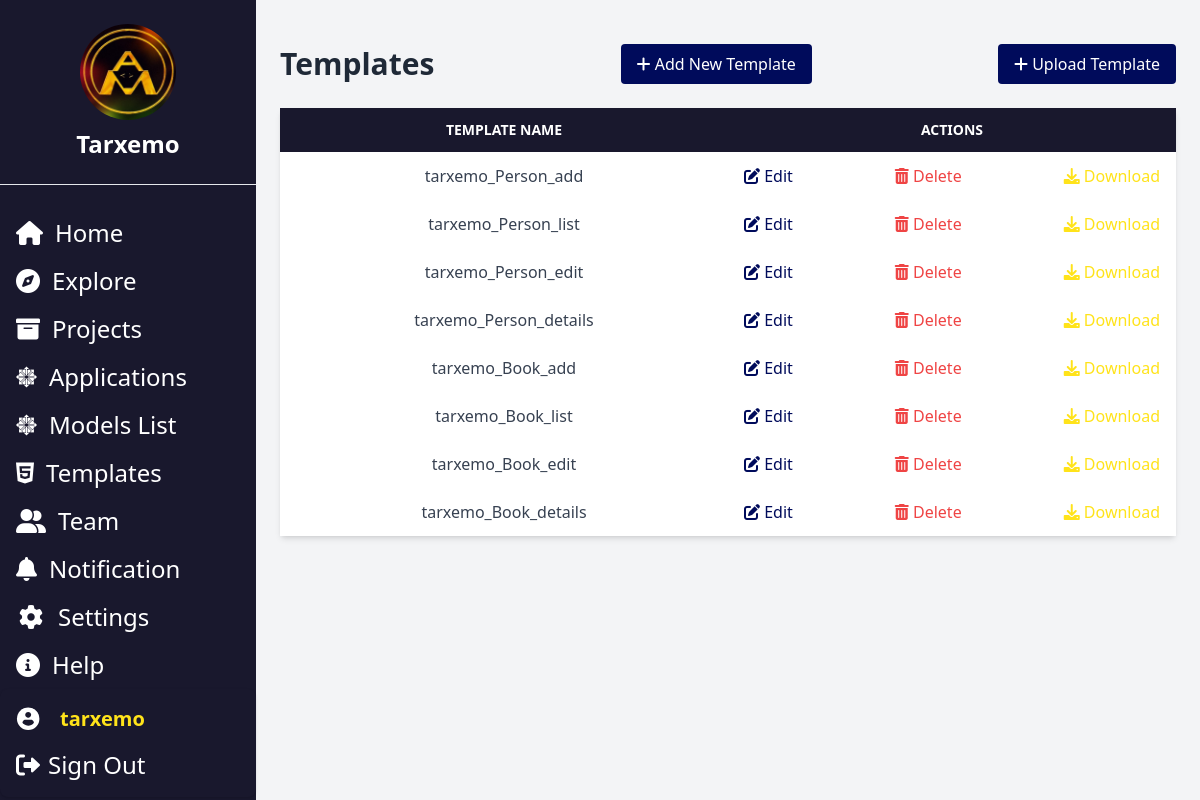
Page /idd/ (signed in) on the committed database.
### authApp/models.py (models this page shows, shortened)
class CustomUser(AbstractBaseUser, PermissionsMixin):
    email = models.EmailField(unique=True)
    first_name = models.CharField(max_length=30, blank=True)
    last_name = models.CharField(max_length=30, blank=True)
    is_active = models.BooleanField(default=True)
    is_staff = models.BooleanField(default=False)
    username = models.CharField(max_length=100, unique=True, null=True, blank=True)
    objects = CustomUserManager()
    USERNAME_FIELD = 'email'
    REQUIRED_FIELDS = []

### idd/models.py (models this page shows, shortened)
class Template(models.Model):
    CATEGORY_CHOICES = [
    ('LOGIN_PAGE', 'Login Page'),
    ('REGISTRATION_PAGE', 'Registration Page'),
    ('FORGOT_PASSWORD_PAGE', 'Forgot Password Page'),
    ('TWO_FACTOR_AUTHENTICATION_PAGE', 'Two-Factor Authentication Page'),
    ('LANDING_PAGE', 'Landing Page'),
    ('HOME_PAGE', 'Home Page'),
    ('SPLASH_PAGE', 'Splash Page'),
    ('NAVIGATION_BAR', 'Navigation Bar'),
    ('SIDEBAR_MENU', 'Sidebar Menu'),
    ('DROPDOWN_MENU', 'Dropdown Menu'),
    ('ABOUT_PAGE', 'About Page'),
    ('BLOG_PAGE', 'Blog Page'),
    ('PORTFOLIO_PAGE', 'Portfolio Page'),
    ('GALLERY_PAGE', 'Gallery Page'),
    ('FAQ_PAGE', 'FAQ Page'),
    ('USER_DASHBOARD', 'User Dashboard'),
    ('ADMIN_DASHBOARD', 'Admin Dashboard'),
    ('ANALYTICS_DASHBOARD', 'Analytics Dashboard'),
    ('PROFILE_PAGE', 'Profile Page'),
    ('USER_SETTINGS_PAGE', 'User Settings Page'),
    ('CONTACT_FORM_PAGE', 'Contact Form Page'),
    ('FEEDBACK_FORM_PAGE', 'Feedback or Review Form Page'),
    ('SUBSCRIPTION_FORM_PAGE', 'Subscription Form Page'),
    ('PRODUCT_LISTING_PAGE', 'Product Listing Page'),
    ('PRODUCT_DETAILS_PAGE', 'Product Details Page'),
    ('SHOPPING_CART_PAGE', 'Shopping Cart Page'),
    ('CHECKOUT_PAGE', 'Checkout Page'),
    ('PAGE_404', '404 Page'),
    ('PAGE_500', '500 Page'),
    ('MAINTENANCE_PAGE', 'Maintenance Page'),
    ('TERMS_CONDITIONS_PAGE', 'Terms and Conditions Page'),
    ('PRIVACY_POLICY_PAGE', 'Privacy Policy Page'),
    ('COMING_SOON_PAGE', 'Coming Soon Page'),
    ('UNDER_CONSTRUCTION_PAGE', 'Under Construction Page'),
    ('SEARCH_RESULTS_PAGE', 'Search Results Page'),
    ('FILE_UPLOAD_PAGE', 'File Upload Page'),
    ('DOWNLOAD_PAGE', 'Download Page'),
    ('EVENT_PAGE', 'Event Page'),
    ('FORUM_PAGE', 'Forum or Discussion Page'),
    ('CHAT_PAGE', 'Message or Chat Page'),
    ('TESTIMONIAL_PAGE', 'Testimonial Page'),
    ('DEFAULT', 'default'),
]
    application = models.ForeignKey(Application, on_delete=models.CASCADE)
    name = models.CharField(max_length=100, unique=True)
    category = models.CharField(max_length=50, choices=CATEGORY_CHOICES, null=True, blank=True)
    owner = models.ForeignKey(CustomUser, on_delete=models.CASCADE, related_name="user", null=True)

### idd/views.py (the view)
# urls.py: path('', template_list, name='template_list'),
def template_list(request):
    parent_id = request.GET.get('parent_id')
    if parent_id != None:
        templates = Template.objects.filter(application__id = parent_id)
    else:
        templates = Template.objects.all()
    category_names = [display for value, display in Template.CATEGORY_CHOICES]
    applications = Application.objects.filter(owner=request.user)
    return render(request, 'template_list.html', {'templates': templates , 'categories': category_names, 'applications':applications })

### authApp/autoLogoutMiddleware.py (called while the page is built, shortened)
    def __call__(self, request):
        if request.user.is_authenticated:
            last_activity = request.session.get('last_activity')
            current_time = now()
            request.session['last_activity'] = current_time.isoformat()
        return self.get_response(request)

### idd/templates/template_list.html (shortened to what this page needs)
{% extends "homepage.html"%}
    {% load static %}
   {% block content%}
    <div class="container mx-auto mt-5">
        <div class="flex justify-between items-center mb-4">
            <h1 class="text-3xl font-bold">Templates</h1>
            <button  onclick="openAddTemplate('{{templates.application.id}}')" class="bg-[#000B5B] text-white px-4 py-2 rounded hover:text-[#FFE31A]">
                <i class="fas fa-plus"></i> Add New Template
            </button>
            <button  onclick="OpenUploadTemplate('{{templates.application.id}}')" class="bg-[#000B5B] text-white px-4 py-2 rounded hover:text-[#FFE31A]">
                <i class="fas fa-plus"></i> Upload Template
            </button>
        </div>
        <div class="bg-white shadow-md rounded my-6">
            <table class="min-w-full bg-white">
                <thead class="bg-[#19182D] text-white">
                    <tr>
                        <th class="w-1/3 py-3 px-4 uppercase font-semibold text-sm">Template Name</th>
                        <th class="w-1/3 py-3 px-4 uppercase font-semibold text-sm">Actions</th>
                    </tr>
                </thead>
                <tbody class="text-gray-700">
                    {% if templates %}
                      {% for template in templates %}
                        <tr>
                            <td class="w-auto text-center py-3 px-4">{{ template.name }}</td>
                            <td class="w-full py-3 px-4 flex justify-between">
                                <a href="{% url 'template_detail' template.id %}" class="text-[#000B5B] hover:text-[#FFE31A]">
                                    <i class="fas fa-edit"></i> Edit
                                </a>
                                <a href="{% url 'delete_template' template.id %}" class="text-red-500 hover:text-red-700 ml-4">
                                    <i class="fas fa-trash-alt"></i> Delete
                                </a>
                                <a href="{% url 'download_html' template.id %}" class="text-[#FFE31A] hover:text-green-700 ml-4">
                                    <i class="fas fa-download"></i> Download
                                </a>
                            </td>
                        </tr>
                    {% endfor %}
                    {% else %}
                    <td class="w-auto text-center py-3 px-4 justify-center"> No Templates registered In this Applications yet</td>
                    {%endif%}
                </tbody>
            </table>
        </div>
    </div>
{%endblock%}

### idd/templates/homepage.html (shortened to what this page needs)
<!DOCTYPE html>
<html lang="en">
  <head>
    {% load static %}
    <script src="https://cdn.tailwindcss.com"></script>
    <link
      href="https://cdnjs.cloudflare.com/ajax/libs/font-awesome/6.0.0-beta3/css/all.min.css"
      rel="stylesheet"
    />
  </head>
  <body class="bg-gray-100 font-sans text-gray-800">
    <div class="flex flex-col h-screen lg:flex-row">
      <aside
        id="sidebar"
        class="hidden lg:block lg:w-64 bg-[#19182D] text-white min-h-screen lg:relative lg:flex-shrink-0"
      >
        <div class="flex flex-col h-full">
          <div class="bg-[#19182D] flex flex-col items-center py-6">
            <img
              src="{% static 'logo.jpeg' %}"
              alt="Logo"
              class="h-24 w-24 rounded-full mb-2"
            />
            <span class="text-2xl font-semibold">Tarxemo</span>
          </div>
          <div class= " w-full border-t bg-gray-800"></div>
          <nav class="mt-6 flex-grow">
            <ul>
              <li>
                <a
                  href="#home"
                  class="flex items-center text-2xl px-4 py-2 hover:text-[#FFE31A] transition"
                >
                  <i class="fas fa-home mr-3"></i> <span>Home</span>
                </a>
              </li>
              <li>
                <a
                  href="{% url 'templates_gallery' %}"
                  class="flex items-center text-2xl px-4 py-2 hover:text-[#FFE31A] transition"
                >
                  <i class="fas fa-compass mr-3"></i> <span>Explore</span>
                </a>
              </li>
              <li>
                <a
                  href="{% url 'my_projects_list'%}"
                  title="myProjects"
                  class="flex text-2xl items-center px-4 py-2 hover:text-[#FFE31A] transition"
                >
                  <i class="fas fa-archive mr-3"></i><span>Projects</span>
                </a>
              </li>
              <li>
                <a
                  href="{% url 'apps_list'%}"
                  title="Apps"
                  class="tooltip flex text-2xl items-center px-4 py-2 hover:text-[#FFE31A] transition"
                >
                  <i class="fa-brands fa-centos mr-3"></i>
                  <span class="tooltip__content">Applications</span>
                </a>
              </li>
              <li>
                <a
                  href="{% url 'list_models'%}"
                  title="Apps"
                  class="tooltip flex text-2xl items-center px-4 py-2 hover:text-[#FFE31A] transition"
                >
                  <i class="fa-brands fa-centos mr-3"></i>
                  <span class="tooltip__content">Models List</span>
                </a>
              </li>
              <li>
                <a
                  href="{% url 'template_list'%}"
                  title="Templates"
                  class="tooltip text-2xl flex items-center px-4 py-2 hover:text-[#FFE31A] transition"
                >
                  <i class="fa-brands fa-html5 mr-3"></i>
                  <span class=" ">Templates</span>
                </a>
              </li>
              <li>
                <a
                  href="#Team"
                  class="flex items-center px-4 py-2 text-2xl hover:text-[#FFE31A] transition"
                >
                <i class="fa-solid fa-user-group mr-3"></i> <span>Team</span>
                </a>
              </li>
              <li>
                <a
                  href="#notification"
                  class="flex items-center px-4 py-2 text-2xl hover:text-[#FFE31A] transition"
                >
                  <i class="fas fa-bell mr-3"></i> <span>Notification</span>
                </a>
              </li>
              <div class="sidebar-links bottom-links">
                <ul>
                  <li>
                    <a
                      href="#settings"
                      title="Settings"
                      class="flex text-2xl items-center px-4 py-2 hover:text-[#FFE31A] transition"
                    >
                    <i class="fa fa-cog fa-fw mr-3" aria-hidden="true"></i>
                      <span class="link hide">Settings</span>
                    </a>
                  </li>
                  <li>
                    <a
                      href="#help"
                      title="Help"
                      class="tooltip text-2xl flex items-center px-4 py-2 hover:text-[#FFE31A] transition"
                    >
                      <i class="fas fa-info-circle mr-3"></i>
                      <span class="tooltip__content">Help</span>
                    </a>
                  </li>
                </ul>
                <div class="flex flex-col items-start space-y-4 p-4 bg-[#19182D] rounded-lg shadow">
                  <div class="flex items-center space-x-1">
                    <span class="inline-block h-6 w-6 bg-[#19182D] rounded-full overflow-hidden mr-4">
                    </span>
                    <div class="text-xl font-semibold text-[#FFE31A]">{{user.username}}</div>
                  </div>
                  <a href="{% url 'logout' %}" title="Sign Out" class="tooltip text-2xl flex items-center space-x-2 text-white hover:text-[#FFE31A]">
                    <i class="fas fa-right-from-bracket "></i>
                    <span class="   ">Sign Out</span>
                  </a>
                </div>
              </div>
            </ul>
          </nav>
        </div>
      </aside>
      <main class="flex-1 p-6 overflow-y-auto">
        {% block content %} {% endblock %}
      </main>
    </div>
  </body>
</html>

### rows in the picture
CustomUser: username "tarxemo"
Template: name "tarxemo_Person_add"
Template: name "tarxemo_Person_list"
Template: name "tarxemo_Person_edit"
Template: name "tarxemo_Person_details"
Template: name "tarxemo_Book_add"
Template: name "tarxemo_Book_list"
Template: name "tarxemo_Book_edit"
Template: name "tarxemo_Book_details"
